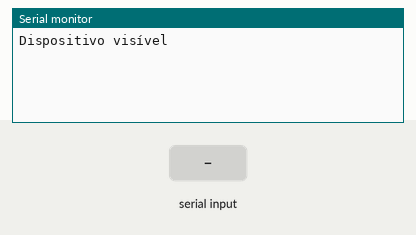
This sketch was run on a simulated ESP32. Parts: the last lines printed to the serial monitor. The inputs (shaded band) are chosen by the test bench. Nothing arrives over Bluetooth unless stated.

Above: at 1.2 s.
1.3 s: "1" received over the second serial link
At 2.1 s:
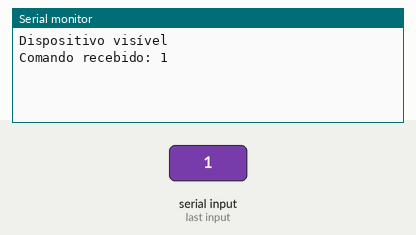
2.8 s: "0" received over the second serial link
At 3.2 s:
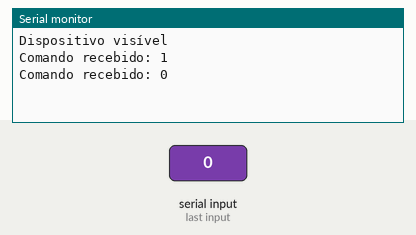
4.3 s: "2" received over the second serial link
At 5.5 s:
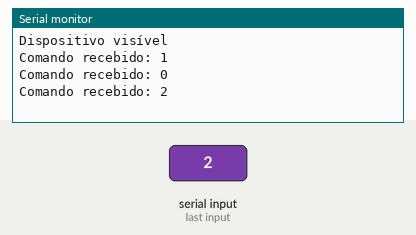

Measured:
- after the input at 1.3 s, the serial monitor: prints a new line at once (image 1)
- after the input at 2.8 s, the serial monitor: prints a new line at once (image 2)
- after the input at 4.3 s, the serial monitor: prints a new line at once (image 3)

The sketch:

teste.ino
```cpp
#include "BluetoothSerial.h" // Inclui a biblioteca BluetoothSerial para comunicação Bluetooth

BluetoothSerial SerialBT; // Cria uma instância da classe BluetoothSerial chamada SerialBT
  //SerialBT: É como um apelido que damos à nossa Biblioteca (Bluetooth). Quando queremos usar Bluetooth em nosso código, nos referimos a ele pelo apelido SerialBT.


void setup() {
  Serial.begin(115200); // Inicia a comunicação serial com uma taxa de 115200 baud
  SerialBT.begin("ESP32_BT_Test"); // Inicia o Bluetooth com o nome "ESP32_BT_Test"
  Serial.println("Dispositivo visível"); // Imprime uma mensagem no monitor serial
}

void loop() {
  if (SerialBT.available()) { // Verifica se há dados disponíveis para leitura via Bluetooth
    char command = SerialBT.read(); // Lê o comando recebido via Bluetooth
    Serial.print("Comando recebido: "); // Imprime uma mensagem no monitor serial
    Serial.println(command); // Exibe o comando recebido no monitor serial
    delay(50); // Aguarda um curto período de tempo para evitar a repetição da mensagem
  }
}
```
